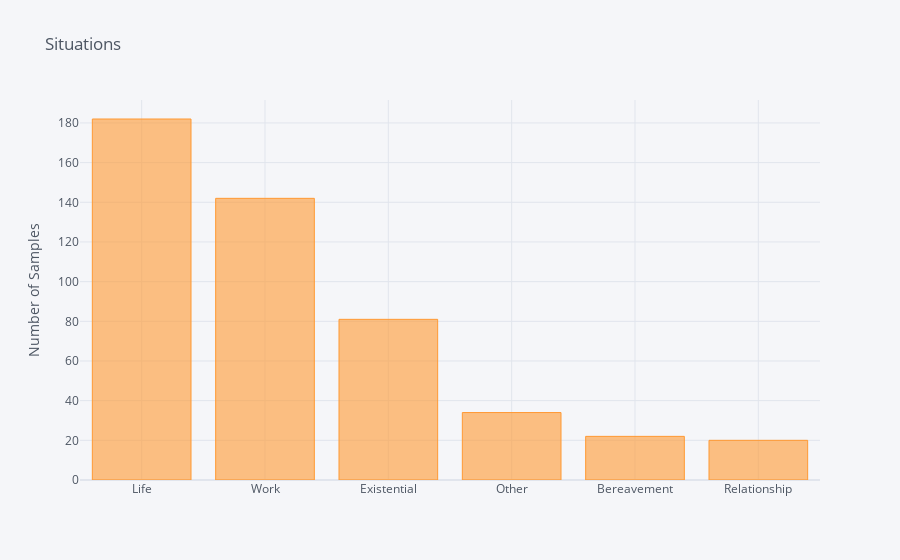
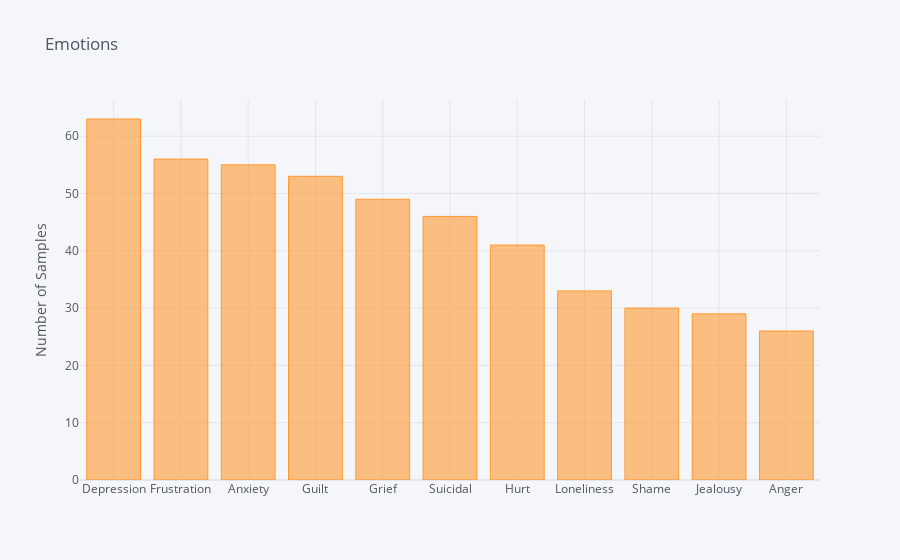
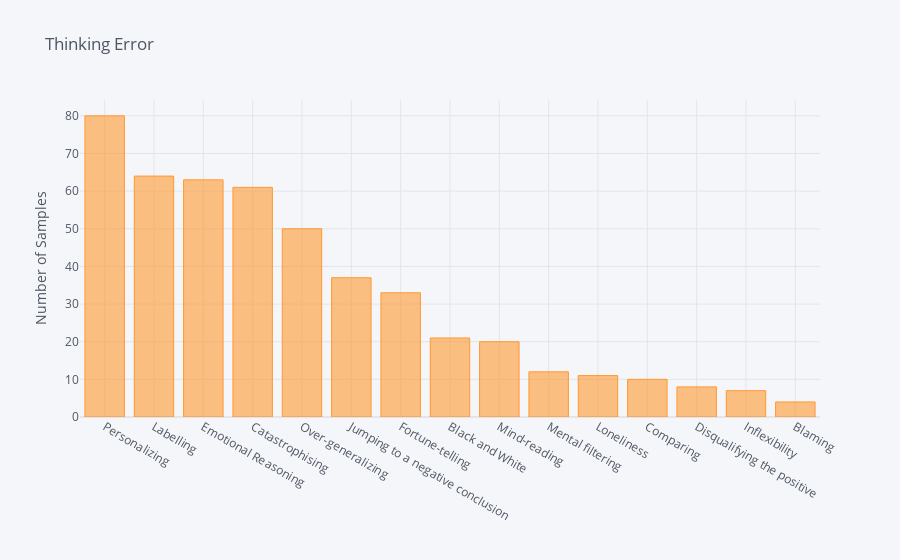

Notebook source saved alongside these figures, in order:
### Code cell
therapy.plotData(data)

### Figure 1 — Plotly figure (JSON) as saved in the notebook; plotly's stock layout.template omitted (floating-point values rounded to 4 significant figures)
{"data": [{"marker": {"color": "rgba(255, 153, 51, 0.6)", "line": {"color": "rgba(255, 153, 51, 1.0)", "width": 1}}, "name": "Situation", "orientation": "v", "text": "", "type": "bar", "x": ["Life", "Work", "Existential", "Other", "Bereavement", "Relationship"], "y": [182, 142, 81, 34, 22, 20]}], "layout": {"legend": {"bgcolor": "#F5F6F9", "font": {"color": "#4D5663"}}, "paper_bgcolor": "#F5F6F9", "plot_bgcolor": "#F5F6F9", "title": {"font": {"color": "#4D5663"}, "text": "Situations"}, "xaxis": {"gridcolor": "#E1E5ED", "showgrid": true, "tickfont": {"color": "#4D5663"}, "title": {"font": {"color": "#4D5663"}, "text": ""}, "zerolinecolor": "#E1E5ED"}, "yaxis": {"gridcolor": "#E1E5ED", "showgrid": true, "tickfont": {"color": "#4D5663"}, "title": {"font": {"color": "#4D5663"}, "text": "Number of Samples"}, "zerolinecolor": "#E1E5ED"}}}

### Figure 2 — Plotly figure (JSON) as saved in the notebook; plotly's stock layout.template omitted (floating-point values rounded to 4 significant figures)
{"data": [{"marker": {"color": "rgba(255, 153, 51, 0.6)", "line": {"color": "rgba(255, 153, 51, 1.0)", "width": 1}}, "name": "Emotion", "orientation": "v", "text": "", "type": "bar", "x": ["Depression", "Frustration", "Anxiety", "Guilt", "Grief", "Suicidal", "Hurt", "Loneliness", "Shame", "Jealousy", "Anger"], "y": [63, 56, 55, 53, 49, 46, 41, 33, 30, 29, 26]}], "layout": {"legend": {"bgcolor": "#F5F6F9", "font": {"color": "#4D5663"}}, "paper_bgcolor": "#F5F6F9", "plot_bgcolor": "#F5F6F9", "title": {"font": {"color": "#4D5663"}, "text": "Emotions"}, "xaxis": {"gridcolor": "#E1E5ED", "showgrid": true, "tickfont": {"color": "#4D5663"}, "title": {"font": {"color": "#4D5663"}, "text": ""}, "zerolinecolor": "#E1E5ED"}, "yaxis": {"gridcolor": "#E1E5ED", "showgrid": true, "tickfont": {"color": "#4D5663"}, "title": {"font": {"color": "#4D5663"}, "text": "Number of Samples"}, "zerolinecolor": "#E1E5ED"}}}

### Figure 3 — Plotly figure (JSON) as saved in the notebook; plotly's stock layout.template omitted (floating-point values rounded to 4 significant figures)
{"data": [{"marker": {"color": "rgba(255, 153, 51, 0.6)", "line": {"color": "rgba(255, 153, 51, 1.0)", "width": 1}}, "name": "Thinking_Error", "orientation": "v", "text": "", "type": "bar", "x": ["Personalizing", "Labelling", "Emotional Reasoning", "Catastrophising", "Over-generalizing", "Jumping to a negative conclusion", "Fortune-telling", "Black and White", "Mind-reading", "Mental filtering", "Loneliness", "Comparing", "Disqualifying the positive", "Inflexibility", "Blaming"], "y": [80, 64, 63, 61, 50, 37, 33, 21, 20, 12, 11, 10, 8, 7, 4]}], "layout": {"legend": {"bgcolor": "#F5F6F9", "font": {"color": "#4D5663"}}, "paper_bgcolor": "#F5F6F9", "plot_bgcolor": "#F5F6F9", "title": {"font": {"color": "#4D5663"}, "text": "Thinking Error"}, "xaxis": {"gridcolor": "#E1E5ED", "showgrid": true, "tickfont": {"color": "#4D5663"}, "title": {"font": {"color": "#4D5663"}, "text": ""}, "zerolinecolor": "#E1E5ED"}, "yaxis": {"gridcolor": "#E1E5ED", "showgrid": true, "tickfont": {"color": "#4D5663"}, "title": {"font": {"color": "#4D5663"}, "text": "Number of Samples"}, "zerolinecolor": "#E1E5ED"}}}
